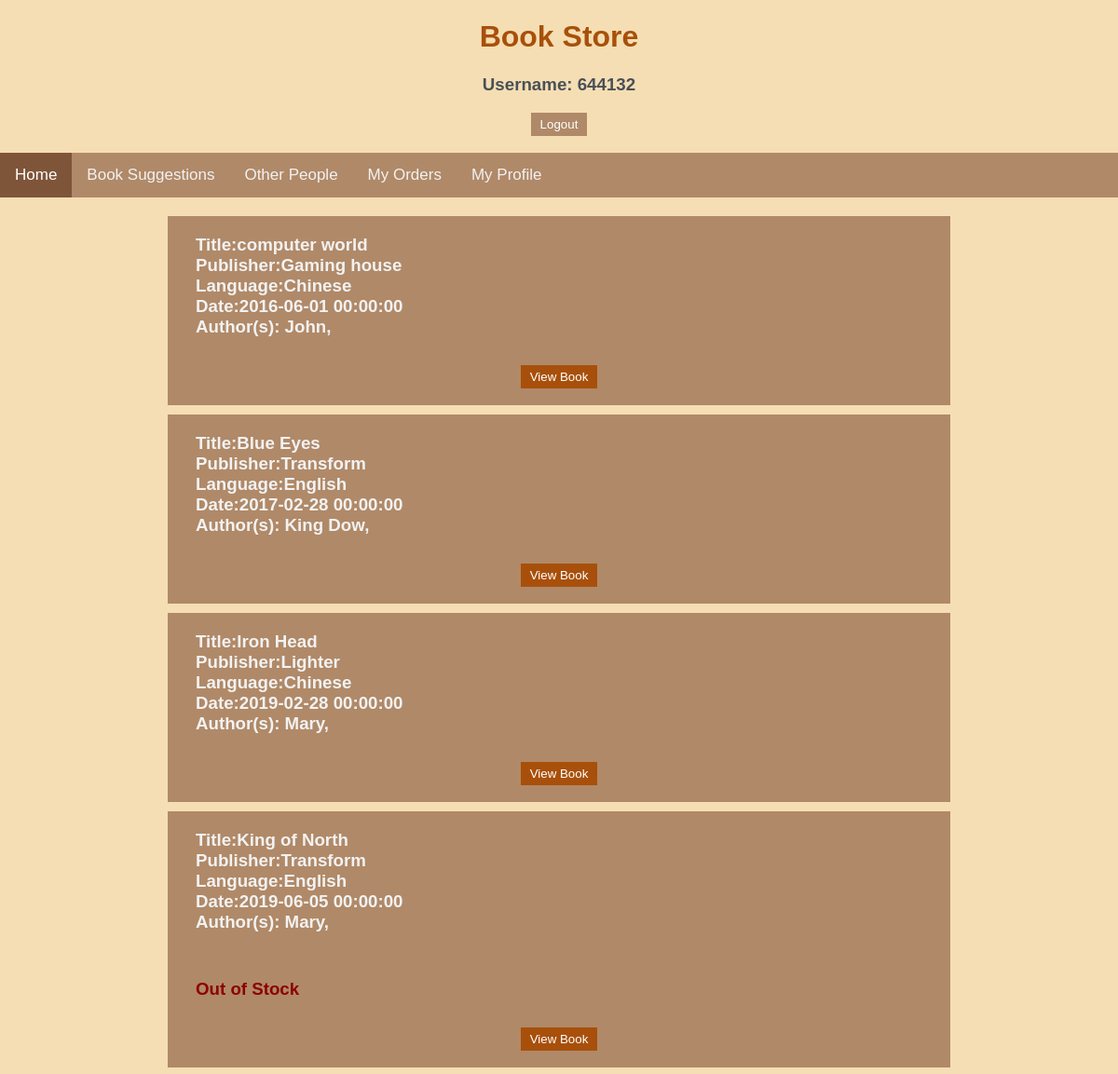
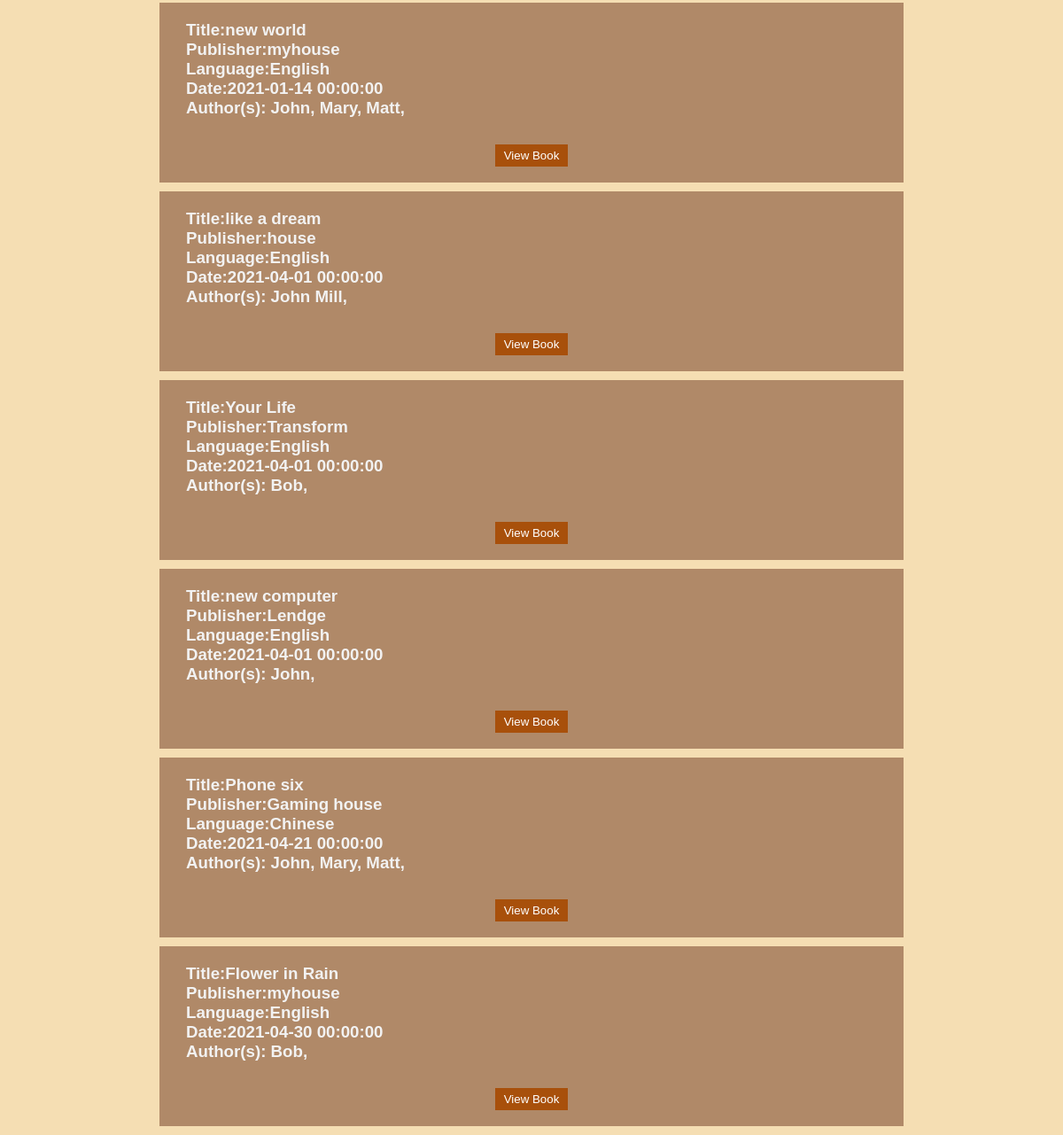
Page /main/644132 on the committed database (2 pictures, top to bottom).
### app.py (models this page shows)
class Book(db.Model):
    ISBN = db.Column(db.Integer,nullable=False,primary_key=True)
    title = db.Column(db.String(30),nullable=False)
    page = db.Column(db.Integer)
    date = db.Column(db.DateTime,nullable=False, default=datetime.utcnow)
    publisher = db.Column(db.String(30), nullable=False)
    language = db.Column(db.String(30),nullable=False,default="English")
    stock = db.Column(db.Integer,nullable=False)
    price = db.Column(db.Float,nullable=False)

class Author(db.Model):
    __tablename__ = 'Author'
    name = db.Column(db.String(30),nullable=False)
    ISBN = db.Column(db.Integer,db.ForeignKey('book.ISBN', ondelete='CASCADE'),nullable=False)
    __table_args__ = (
    db.PrimaryKeyConstraint(
        name, ISBN,
        ),
    )

### app.py (the view)
@app.route('/main/<id>',methods=['POST','GET'])
def main(id):
    if request.method=='POST':
        username=id
        author=request.form['author']
        publisher=request.form['publisher']
        title=request.form['title']
        language=request.form['language']
        authors=Author.query.all()
        newbooks=[]
        if title!="":
            newbooks=Book.query.order_by(Book.date).filter(Book.title.like(title))
        elif publisher!="":
            newbooks=Book.query.order_by(Book.date).filter(Book.publisher.like(publisher))
        elif language!="":
            newbooks=Book.query.order_by(Book.date).filter(Book.language.like(language))
        elif author!="":
            authbooks=Author.query.filter(Author.name.like(author))
            for auth in authbooks:
                newbooks.append(Book.query.get_or_404(auth.ISBN))
        else:
            return redirect(url_for("main",id=username))
        return render_template('main.html',allbook=newbooks,allAuthors=authors,user=username)
    else:
        username=id
        authors=Author.query.all()
        books=Book.query.order_by(Book.date).all()
        return render_template('main.html',allbook=books,allAuthors=authors,user=username)

### templates/main.html (shortened to what this page needs)
{% extends "base.html" %}
{% block body %}
<h1 id="top">Book Store</h1>
<h3 id="top">Username: {{user}}</h3>
<div class="toIndex"><form action='/' ><input class="button" type="submit" value="Logout"></form></div><br>
<div class="topnav">
    <a class="active" href="/main/{{user}}">Home</a>
    <a href="/">Book Suggestions</a>
    <a href="/alluser/{{user}}">Other People</a>
    <a href="/orderInfo/{{user}}">My Orders</a>
    <a href="/profile/{{user}}">My Profile</a>
</div>
<div class="allBook">
    {%for book in allbook%}
        <div class="eachbook">
            <h3 id='eachb'>
                Title:{{book.title}}<br>
                Publisher:{{book.publisher}}<br>
                Language:{{book.language}}<br>
                Date:{{book.date}}<br>
                Author(s):
                    {% for author in allAuthors %}
                        {%if author.ISBN==book.ISBN%}
                            {{author.name}},
                        {%endif%}
                    {%endfor%}<br>
                {%if book.stock==0%}
                    <h3 id='warning'>Out of Stock</h3>
                {%endif%}
            </h3>
            <div class="toIndex"><form action='/oneBook/{{book.ISBN}}/{{user}}'>
            <input class="viewbutton" type="submit" value="View Book"></form>
            </div><br>
        </div>
    {%endfor%}
</div>
{% endblock %}

### static/css/main.css (style rules this page uses)
body { margin:0; font-family: sans-serif; background-color: wheat; }
h1 { font-family:'Gill Sans', 'Gill Sans MT', Calibri, 'Trebuchet MS', sans-serif ; color: #A8500B; }
h3 { color:#495057; }
.allBook { margin: auto; width: 70%; padding: 10px; }
.eachbook { background-color: #b08968; }
#eachb { margin: 10px; padding:20px; color: #f2f2f2; }
.toIndex { display: flex; justify-content: center; text-align: center; }
#top { text-align: center; }
.button { background-color: #b08968; border: none; color: white; padding: 5px 10px; text-align: center; text-decoration: none; display: inline-block; }
#warning { margin: 10px; padding:20px; color: darkred; }
.viewbutton { background-color: #A8500B; border: none; color: white; padding: 5px 10px; text-align: center; text-decoration: none; display: inline-block; }
.topnav { background-color: #b08968; overflow: hidden; }
.topnav a { float: left; color: #f2f2f2; text-align: center; padding: 14px 16px; text-decoration: none; font-size: 17px; }
.topnav a.active { background-color: #7f5539; color: white; }

### rows in the picture
Book: title "computer world", publisher "Gaming house", language "Chinese", date "2016-06-01 00:00:00"
Author: name "John"
Book: title "Blue Eyes", publisher "Transform", language "English", date "2017-02-28 00:00:00"
Author: name "King Dow"
Book: title "Iron Head", publisher "Lighter", language "Chinese", date "2019-02-28 00:00:00"
Author: name "Mary"
Book: title "King of North", publisher "Transform", language "English", date "2019-06-05 00:00:00", stock "Out of Stock"
Author: name "Mary"
Book: title "new world", publisher "myhouse", language "English", date "2021-01-14 00:00:00"
Author: name "John"
Author: name "Mary"
Author: name "Matt"
Book: title "like a dream", publisher "house", language "English", date "2021-04-01 00:00:00"
Author: name "John Mill"
Book: title "Your Life", publisher "Transform", language "English", date "2021-04-01 00:00:00"
Author: name "Bob"
Book: title "new computer", publisher "Lendge", language "English", date "2021-04-01 00:00:00"
Author: name "John"
Book: title "Phone six", publisher "Gaming house", language "Chinese", date "2021-04-21 00:00:00"
Author: name "John"
Author: name "Mary"
Author: name "Matt"
Book: title "Flower in Rain", publisher "myhouse", language "English", date "2021-04-30 00:00:00"
Author: name "Bob"

### other values in the picture
{{ user }} "644132"
